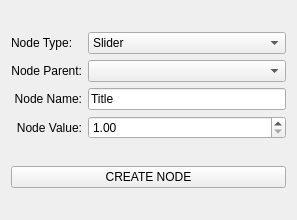
<?xml version="1.0" encoding="UTF-8"?>
<ui version="4.0">
 <class>Add_Node</class>
 <widget class="QWidget" name="Add_Node">
  <property name="geometry">
   <rect>
    <x>0</x>
    <y>0</y>
    <width>297</width>
    <height>220</height>
   </rect>
  </property>
  <property name="windowTitle">
   <string>Add_Node</string>
  </property>
  <layout class="QVBoxLayout" name="verticalLayout">
   <item>
    <layout class="QGridLayout" name="gridLayout">
     <item row="2" column="1">
      <widget class="QLineEdit" name="lineEdit_name">
       <property name="text">
        <string>Title</string>
       </property>
      </widget>
     </item>
     <item row="1" column="0">
      <widget class="QLabel" name="label">
       <property name="text">
        <string>Node Parent:</string>
       </property>
       <property name="alignment">
        <set>Qt::AlignRight|Qt::AlignTrailing|Qt::AlignVCenter</set>
       </property>
      </widget>
     </item>
     <item row="3" column="0">
      <widget class="QLabel" name="label_3">
       <property name="text">
        <string>Node Value:</string>
       </property>
       <property name="alignment">
        <set>Qt::AlignRight|Qt::AlignTrailing|Qt::AlignVCenter</set>
       </property>
      </widget>
     </item>
     <item row="2" column="0">
      <widget class="QLabel" name="label_2">
       <property name="text">
        <string>Node Name:</string>
       </property>
       <property name="alignment">
        <set>Qt::AlignRight|Qt::AlignTrailing|Qt::AlignVCenter</set>
       </property>
      </widget>
     </item>
     <item row="1" column="1">
      <widget class="QComboBox" name="comboBox_parent"/>
     </item>
     <item row="0" column="0">
      <widget class="QLabel" name="label_4">
       <property name="text">
        <string>Node Type:</string>
       </property>
      </widget>
     </item>
     <item row="0" column="1">
      <widget class="QComboBox" name="comboBox_type">
       <item>
        <property name="text">
         <string>Slider</string>
        </property>
       </item>
       <item>
        <property name="text">
         <string>String</string>
        </property>
       </item>
      </widget>
     </item>
     <item row="3" column="1">
      <widget class="QDoubleSpinBox" name="doubleSpinBox_value">
       <property name="minimum">
        <double>1.000000000000000</double>
       </property>
       <property name="maximum">
        <double>100.000000000000000</double>
       </property>
      </widget>
     </item>
    </layout>
   </item>
   <item>
    <widget class="QPushButton" name="btn_create_node">
     <property name="enabled">
      <bool>true</bool>
     </property>
     <property name="text">
      <string>CREATE NODE</string>
     </property>
    </widget>
   </item>
  </layout>
 </widget>
 <layoutdefault spacing="6" margin="11"/>
 <resources/>
 <connections/>
</ui>
